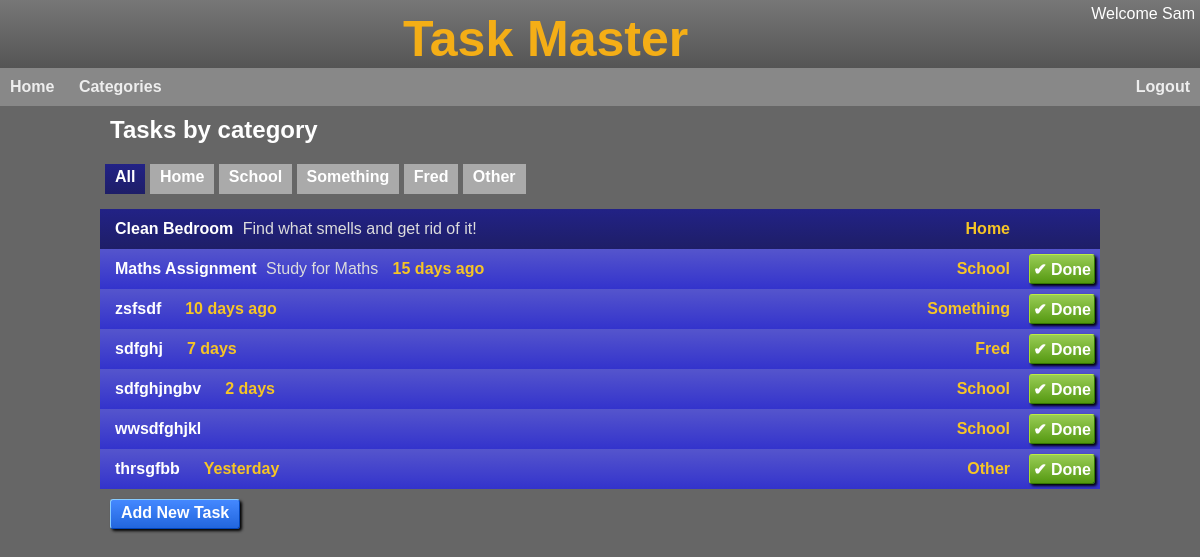
/categorytasks/All (signed in), run on an earlier commit of the app's database.
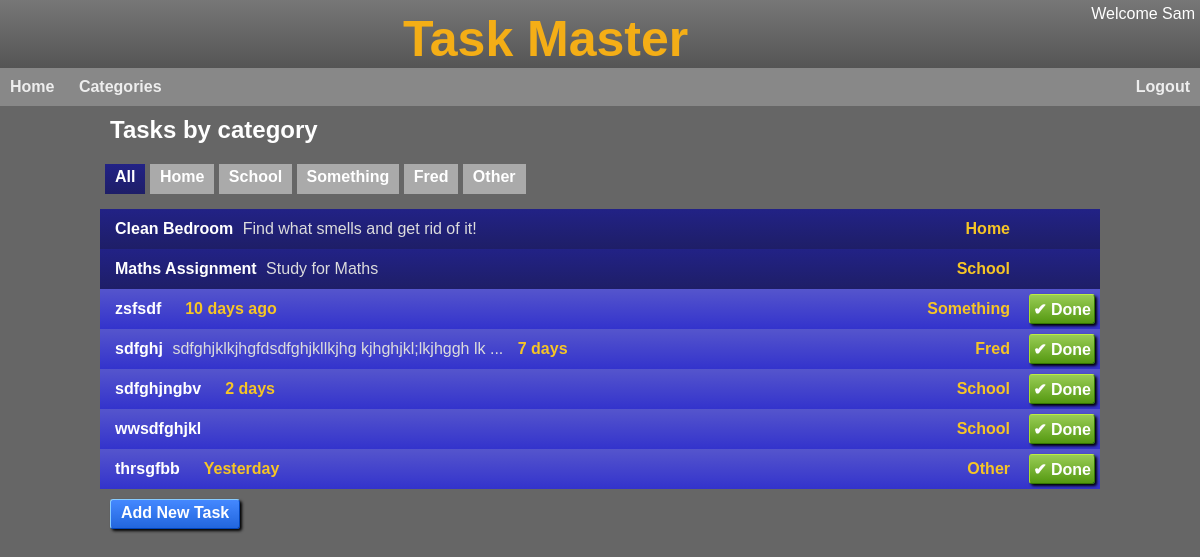
And on a later commit of the database.
### app/models/task.py (models this page shows, shortened)
class Task(db.Model):
  id = db.Column(db.Integer, primary_key=True)
  user_id = db.Column(db.Integer, db.ForeignKey('user.id'))
  name = db.Column(db.String(32))
  description = db.Column(db.String(250))
  category = db.Column(db.String(10))
  priority = db.Column(db.Integer,default=P_LOW)
  status = db.Column(db.Integer,default=STS_NEW)
  due_by = db.Column(db.DateTime)
  created_at = db.Column(db.DateTime, default=db.func.datetime('now'))
  def is_outstanding(self):
    return self.status < STS_COMPLETED
  def priority_str(self):
    priority = self.priority or 0
    if priority >= 0 and priority < len(PRIORITY_STRS):
      return PRIORITY_STRS[priority]
    return ''
  def short_desc(self):
    desc = self.description
    if len(desc) > 50:
      desc = desc[:47] + " ..."
    return desc

### app/main/main_routes.py (the view)
@bp.route('/categorytasks/<category>')
@login_required
def category_tasks(category):
    if category == 'All':
        tasks = current_user.tasks
    elif category == 'Other':
        tasks = Task.query.filter_by(user_id=current_user.id, category='').all()
    else:
      tasks = Task.query.filter_by(user_id=current_user.id, category=category).all()
    categories_rows = Task.query.with_entities(Task.category).filter_by(user_id=current_user.id).distinct()
    categories = [row[0] for row in categories_rows]
    for cat in categories:
      if not cat:
        categories.remove(cat)
        categories.append('Other')
    categories = ['All'] + categories
    return render_template('category_tasks.html', tasks=tasks, categories=categories, selected_category=category)

### app/main/__init__.py (called while the page is built)
def init_app(app):
    app.register_blueprint(bp)
    app.register_error_handler(403, error_forbidden)
    app.jinja_options['finalize'] = lambda x: x if x is not None else '' #prevent Jinja from printing None
    login.login_view = 'main.login'
    login.init_app(app)
    @app.context_processor
    def inject_default_template_variables():
         return dict(h=helpers)
    @app.before_request
    def update_last_seen():
      if current_user.is_authenticated:
        current_user.update_last_seen()

### app/models/user.py (called while the page is built)
@login.user_loader
def load_user(id):
  return User.query.get(int(id))

  def update_last_seen(self):
    last_seen = self.last_seen if self.last_seen else datetime.fromtimestamp(0)
    if (datetime.utcnow() - last_seen).total_seconds() > 600:  # More than 10 minutes ago
     self.last_seen = datetime.utcnow()
     db.session.commit()

### app/utils/helpers.py (called while the page is built)
def pluralise(word, cnt, suffix="s"):
  n = int(cnt)
  if n == 1 or n == -1:
    return(word)
  else:
    return(word+suffix)

def fmt_date(dt):
  if not isinstance(dt, datetime.datetime):
    return ''
  return dt.strftime("%d %b %y")

### app/templates/category_tasks.html
{% extends "base.html" %}
{% block head %}
  <link rel="stylesheet" href="{{ url_for('static', filename='tasks.css') }}">
{% endblock %}
{% block content %}
  <h2>Tasks by category</h2>
  <div id="category-list">
    {% for category in categories %}
      <a href="{{ url_for('main.category_tasks', category=category) }}"
        {% if category == selected_category %}
          class="selected"
        {% endif %}>
        {{ category }}</a>
    {% endfor %}
  </div>
  {% include '_task_list.html' %}
  <div class="actions">
    <a href="{{ url_for('main.new_task',category=selected_category) }}">Add New Task</a>
  </div>
{% endblock %}

### app/templates/_task_list.html (shortened to what this page needs)
<div class="tasks">
    {% for task in tasks %}
      <a class="task sts-{{task.status}}" href="#" onclick="toggle_details('{{ task.id }}')">
        <div class="task-info">
          <div class="task-name">
            {{ task.name }}
          </div>
          <div class="task-description">
            {{ task.short_desc() }}
          </div>
          {% if task.is_outstanding() %}
            <div class="task-due">
              {{ h.fmt_date_daysuntil(task.due_by) }}
            </div>
          {% endif %}
        </div>
        <div class="task-category">
          {{ task.category or 'Other' }}
        </div>
        <div class="task-btns">
          {% if task.is_outstanding() %}
            <form action="{{ url_for('main.complete_task', id=task.id) }}" method="POST">
              <input class="done" type="submit" value="&#x2714 Done">
            </form>
          {% endif %}
        </div>
      </a>
    {% endfor %}
  </div>

What changed in the data, as far as the page shows it:
changed Task "Maths Assignment": status 0 → 1 (drawn); fmt_date_daysuntil "15 days ago" → (not shown); value "✔ Done" → (not shown)
changed Task "sdfghj": short_desc (not shown) → "sdfghjklkjhgfdsdfghjkllkjhg kjhghjkl;lkjhggh lk ..."
